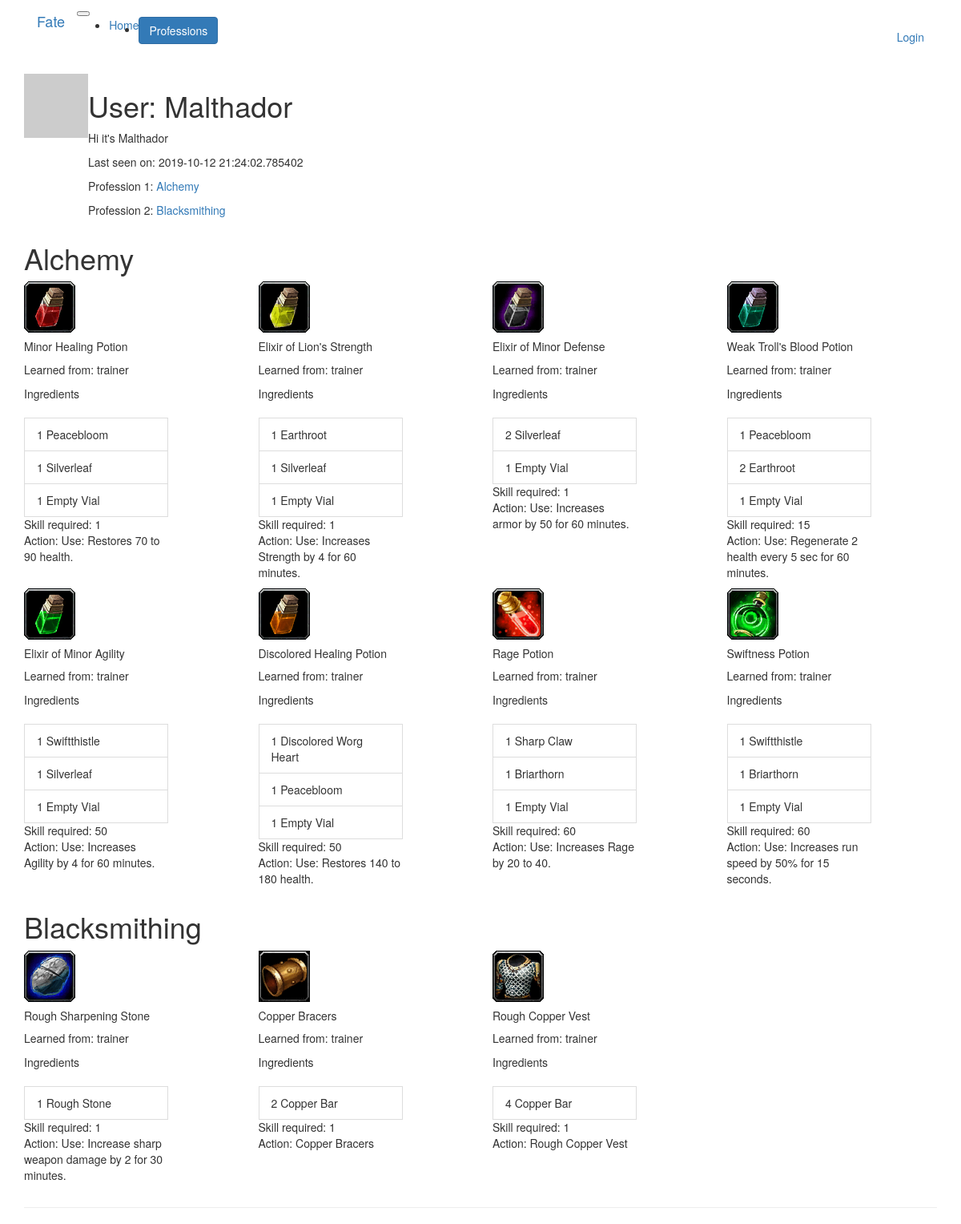
The app's page /user/Malthador with its own data.
### app/models.py (models this page shows, shortened)
class User(UserMixin, db.Model):
    id = db.Column(db.Integer, primary_key=True)
    username = db.Column(db.String(64), index=True, unique=True)
    email = db.Column(db.String(120), index=True, unique=True)
    password_hash = db.Column(db.String(128))
    about_me = db.Column(db.String(140))
    last_seen = db.Column(db.DateTime, default=datetime.utcnow)
    profession_one = db.Column(db.String(128), default='None')
    profession_two = db.Column(db.String(128), default='None')
    known_recipes = db.relationship(
        'ProfessionItem',
        secondary=user_recipes,
        primaryjoin=(user_recipes.c.user_id==id),
        backref=db.backref('item', lazy='dynamic'), lazy='dynamic'
    )
    def avatar(self, size):
        digest = md5(self.email.lower().encode('utf-8')).hexdigest()
        return 'https://www.gravatar.com/avatar/{}?d=identicon&s={}'.format(
            digest, size)

class ProfessionItem(db.Model):
    id = db.Column(db.Integer, primary_key=True)
    profession = db.Column(db.String(64))
    image_link = db.Column(db.String(128))
    internal_id = db.Column(db.String(128))
    name = db.Column(db.String(128))
    learned_from = db.Column(db.String(128))
    skill_required = db.Column(db.Integer)
    action = db.Column(db.String(256))
    result = db.Column(db.Integer)
    known = db.relationship(
        'User',
        secondary=user_recipes,
        primaryjoin=(user_recipes.c.recipe_id==id),
        backref=db.backref('user', lazy='dynamic'),
        lazy='dynamic'
    )

class RecipeIngredient(db.Model):
    id = db.Column(db.Integer, primary_key=True)
    item_id = db.Column(db.Integer, db.ForeignKey('profession_item.id'))
    ingredient_id = db.Column(db.Integer, db.ForeignKey('profession_ingredient.id'))
    quantity = db.Column(db.Integer)

### app/routes.py (the view)
@app.route('/user/<username>')
def user(username):
    user = User.query.filter_by(username=username).first_or_404()
    recipes = user.known_recipes
    profession_one_recipes = recipes.filter_by(profession=user.profession_one).all()
    profession_two_recipes = recipes.filter_by(profession=user.profession_two).all()
    for recipe in profession_one_recipes:
        recipe.ingredients = RecipeIngredient.query.filter_by(item_id=recipe.id).all()
        for item in recipe.ingredients:
            item.name = ProfessionIngredient.query.filter_by(id=item.ingredient_id).first().name
    for recipe in profession_two_recipes:
        recipe.ingredients = RecipeIngredient.query.filter_by(item_id=recipe.id).all()
        for item in recipe.ingredients:
            item.name = ProfessionIngredient.query.filter_by(id=item.ingredient_id).first().name
    return render_template('user.html', user=user, profession_one=user.profession_one, profession_two=user.profession_two, profession_one_recipes=profession_one_recipes, profession_two_recipes=profession_two_recipes)

### app/routes.py (called while the page is built)
@app.before_request
def before_request():
    if current_user.is_authenticated:
        current_user.last_seen = datetime.utcnow()
        db.session.commit()

### app/templates/user.html (shortened to what this page needs)
{% extends "base.html" %}
{% block app_content %}
    <table>
        <tr valign="top">
            <td><img src="{{ user.avatar(128) }}"></td>
            <td>
                <h1>User: {{ user.username }}</h1>
                {% if user.about_me %}<p>{{ user.about_me }}</p>{% endif %}
                {% if user.last_seen %}<p>Last seen on: {{ user.last_seen }}</p>{% endif %}
                {% if user.profession_one != 'None' %}<p>Profession 1: <a href="{{ url_for('recipes', profession=user.profession_one) }}">{{ user.profession_one }}</a></p>{% endif %}
                {% if user.profession_two != 'None' %}<p>Profession 2: <a href="{{ url_for('recipes', profession=user.profession_two) }}">{{ user.profession_two }}</a></p>{% endif %}
            </td>
        </tr>
    </table>
    <h1>{{ profession_one }}</h1>
    {%- for recipe_group in profession_one_recipes | batch(4) %}
        <div class="row">
            {%- for recipe in recipe_group %}
                <div class="col-md-3">
                    {% include '_recipe.html' %}
                </div>
            {%- endfor %}
        </div>
    {%- endfor %}
    <h1>{{ profession_two }}</h1>
    {%- for recipe_group in profession_two_recipes | batch(4) %}
        <div class="row">
            {%- for recipe in recipe_group %}
                <div class="col-md-3">
                    {% include '_recipe.html' %}
                </div>
            {%- endfor %}
        </div>
    {%- endfor %}
    <hr>
{% endblock %}

### app/templates/base.html (shortened to what this page needs)
{% extends 'bootstrap/base.html' %}
{% block navbar %}
    <div class="container">
        <nav class="navbar navbar-expand-lg navbar-dark bg-dark">
            <a class="navbar-brand" href="{{ url_for('index') }}">Fate</a>
            <button class="navbar-toggler" type="button" data-toggle="collapse" data-target="#navbarText" aria-controls="navbarText" aria-expanded="false" aria-label="Toggle navigation">
            </button>
            <div class="collapse navbar-collapse" id="navbarText">
                <ul class="navbar-nav mr-auto">
                    <li class="nav-item"><a class="nav-link" href="{{ url_for('index') }}">Home</a></li>
                    <li>
                        <div class="dropdown">
                            <button class="btn btn-primary dropdown-toggle" type="button" id="dropdownMenuButton" data-toggle="dropdown" aria-haspopup="true" aria-expanded="false">
                                Professions
                            </button>
                        </div>
                    </li>
                </ul>
                <ul class="nav navbar-nav navbar-right">
                    {% if current_user.is_anonymous %}
                    <li class="nav-item"><a class="nav-link" href="{{ url_for('login') }}">Login</a></li>
                    {% endif %}
                </ul>
            </div>
        </nav>
    </div>
{% endblock %}
{% block content %}
    <div class="container">
        {% block app_content %}{% endblock %}
    </div>
{% endblock %}

### app/templates/_recipe.html (shortened to what this page needs)
<div class="card" style="width: 18rem;">
    <img class="card-img-top" src="{{ url_for('static', filename=recipe.image_link) }}" alt="Card image cap">
    <div class="card-body">
        <h5 class="card-title">{{ recipe.name }}</h5>
        <p class="card-text">
            Learned from: {{ recipe.learned_from }}<br>
            <div class="card-header">Ingredients</div>
                {% for ingredient in recipe.ingredients %}
                <li class="list-group-item">{{ ingredient.quantity }} {{ ingredient.name }}</li>
                {% endfor %}
            Skill required: {{ recipe.skill_required }}<br>
            Action: {{ recipe.action }}
        </p>
    </div>
</div>

### records on screen
User: username "Malthador", about_me "Hi it's Malthador", last_seen "2019-10-12 21:24:02.785402", profession_one "Alchemy", profession_two "Blacksmithing"
ProfessionItem: image_link (picture), name "Minor Healing Potion", learned_from "trainer", skill_required "1", action "Use: Restores 70 to 90 health."
RecipeIngredient: quantity "1", name "Peacebloom"
RecipeIngredient: quantity "1", name "Silverleaf"
RecipeIngredient: quantity "1", name "Empty Vial"
ProfessionItem: image_link (picture), name "Elixir of Lion's Strength", learned_from "trainer", skill_required "1", action "Use: Increases Strength by 4 for 60 minutes."
RecipeIngredient: quantity "1", name "Earthroot"
RecipeIngredient: quantity "1", name "Silverleaf"
RecipeIngredient: quantity "1", name "Empty Vial"
ProfessionItem: image_link (picture), name "Elixir of Minor Defense", learned_from "trainer", skill_required "1", action "Use: Increases armor by 50 for 60 minutes."
RecipeIngredient: quantity "2", name "Silverleaf"
RecipeIngredient: quantity "1", name "Empty Vial"
ProfessionItem: image_link (picture), name "Weak Troll's Blood Potion", learned_from "trainer", skill_required "15", action "Use: Regenerate 2 health every 5 sec for 60 minutes."
RecipeIngredient: quantity "1", name "Peacebloom"
RecipeIngredient: quantity "2", name "Earthroot"
RecipeIngredient: quantity "1", name "Empty Vial"
ProfessionItem: image_link (picture), name "Elixir of Minor Agility", learned_from "trainer", skill_required "50", action "Use: Increases Agility by 4 for 60 minutes."
RecipeIngredient: quantity "1", name "Swiftthistle"
RecipeIngredient: quantity "1", name "Silverleaf"
RecipeIngredient: quantity "1", name "Empty Vial"
ProfessionItem: image_link (picture), name "Discolored Healing Potion", learned_from "trainer", skill_required "50", action "Use: Restores 140 to 180 health."
RecipeIngredient: quantity "1", name "Discolored Worg Heart"
RecipeIngredient: quantity "1", name "Peacebloom"
RecipeIngredient: quantity "1", name "Empty Vial"
ProfessionItem: image_link (picture), name "Rage Potion", learned_from "trainer", skill_required "60", action "Use: Increases Rage by 20 to 40."
RecipeIngredient: quantity "1", name "Sharp Claw"
RecipeIngredient: quantity "1", name "Briarthorn"
RecipeIngredient: quantity "1", name "Empty Vial"
ProfessionItem: image_link (picture), name "Swiftness Potion", learned_from "trainer", skill_required "60", action "Use: Increases run speed by 50% for 15 seconds."
RecipeIngredient: quantity "1", name "Swiftthistle"
RecipeIngredient: quantity "1", name "Briarthorn"
RecipeIngredient: quantity "1", name "Empty Vial"
ProfessionItem: image_link (picture), name "Rough Sharpening Stone", learned_from "trainer", skill_required "1", action "Use: Increase sharp weapon damage by 2 for 30 minutes."
RecipeIngredient: quantity "1", name "Rough Stone"
ProfessionItem: image_link (picture), name "Copper Bracers", learned_from "trainer", skill_required "1", action "Copper Bracers"
RecipeIngredient: quantity "2", name "Copper Bar"
ProfessionItem: image_link (picture), name "Rough Copper Vest", learned_from "trainer", skill_required "1", action "Rough Copper Vest"
RecipeIngredient: quantity "4", name "Copper Bar"
